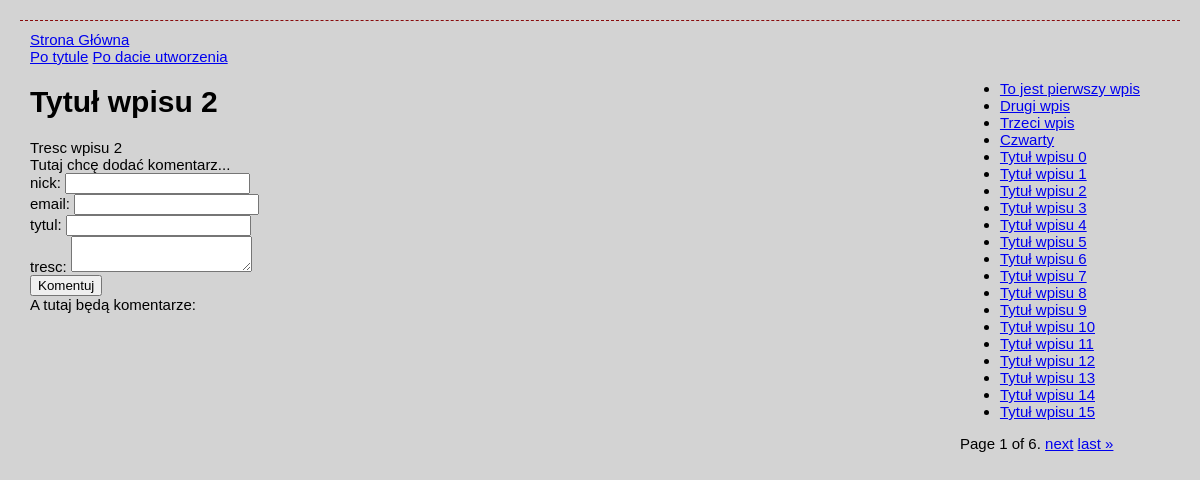
/blog/wpisy/7?page=, run on the app's committed database.
### blog/models.py (models this page shows, shortened)
class TimestampModel(models.Model):
    created = models.DateTimeField(auto_now_add=True)
    modified = models.DateTimeField(auto_now=True)
    class Meta:
        abstract = True

class Wpis(TimestampModel):
    tytul = models.CharField(max_length=200)
    tresc = models.TextField()
    tagi = models.ManyToManyField(Tag, blank=True)
    class Meta:
        verbose_name_plural = "Wpisy"

### blog/views.py (the view, shortened to what this page needs)
# urls.py: path('blog/wpisy/<id_wpisu>', details, name='szczegoly-wpisu'),
def details(request, id_wpisu):
    errors = ""
    wpis = Wpis.objects.get(pk=id_wpisu)
    tagi = wpis.tagi.all()
    wpisy = Wpis.objects.all()
    paginator = Paginator(wpisy, 20)  # pokaż 1 wpisie na stronie
    page = request.GET.get('page')
    wpisy = paginator.get_page(page)
    return render(
        request=request,
        template_name='blog/index.html',
        context={
            'wybrany_wpis': wpis,
            'wpisy': wpisy,
            'page': page,
            'tagi': tagi,
            'errors': errors
        }
    )

### blog/templates/blog/index.html (shortened to what this page needs)
{% extends 'base.html' %}
{% block lista_wpisow %}
<div class="filters">
    <a href="{% url 'wpisy-main' %}?orderby=tytul">Po tytule</a>
    <a href="{% url 'wpisy-main' %}?orderby=created">Po dacie utworzenia</a>
</div>
<div class="sidebar">
    <div class="lista_wpisow">
        <ul>
            {% for wpis in wpisy %}
            <li><a href="{% url 'szczegoly-wpisu' id_wpisu=wpis.id %}?page={{page}}">{{ wpis.tytul }}</a></li>
            {% endfor %}
        </ul>
    </div>
    <div class="pagination">
        <span class="step-links">
            <span class="current">
                Page {{ wpisy.number }} of {{ wpisy.paginator.num_pages }}.
            </span>
            {% if wpisy.has_next %}
                <a href="?page={{ wpisy.next_page_number }}">next</a>
                <a href="?page={{ wpisy.paginator.num_pages }}">last &raquo;</a>
            {% endif %}
        </span>
    </div>
</div>
{% endblock %}
{% block wpis %}
<div class="wpis">
    <h1>{{ wybrany_wpis.tytul }}</h1>
    <div class="tresc_wpisu">{{ wybrany_wpis.tresc }}</div>
</div>
Tutaj chcę dodać komentarz...
<form method="POST" action="{% url 'szczegoly-wpisu' id_wpisu=wybrany_wpis.id %}">
    nick: <input type="text" name="nick"><br>
    email: <input type="text" name="email"><br>
    tytul: <input type="text" name="tytul"><br>
    tresc: <textarea name="tresc"></textarea><br>
    <button type="submit">Komentuj</button>
</form>
A tutaj będą komentarze:
{% endblock %}

### blog/static/blog/style.css (style rules this page uses)
body { margin: 20px; padding: 10px; background-color: lightgray; font: 15px 'Trebuchet MS', Arial, Helvetica, sanf-serif; color: black; border-top: 1px #880a0b dashed; }
.sidebar { float: right; padding-right: 30px; }

### data on the page
Wpis: tytul "To jest pierwszy wpis"
Wpis: tytul "Drugi wpis"
Wpis: tytul "Trzeci wpis"
Wpis: tytul "Czwarty"
Wpis: tytul "Tytuł wpisu 0"
Wpis: tytul "Tytuł wpisu 1"
Wpis: tytul "Tytuł wpisu 2", tresc "Tresc wpisu 2"
Wpis: tytul "Tytuł wpisu 3"
Wpis: tytul "Tytuł wpisu 4"
Wpis: tytul "Tytuł wpisu 5"
Wpis: tytul "Tytuł wpisu 6"
Wpis: tytul "Tytuł wpisu 7"
Wpis: tytul "Tytuł wpisu 8"
Wpis: tytul "Tytuł wpisu 9"
Wpis: tytul "Tytuł wpisu 10"
Wpis: tytul "Tytuł wpisu 11"
Wpis: tytul "Tytuł wpisu 12"
Wpis: tytul "Tytuł wpisu 13"
Wpis: tytul "Tytuł wpisu 14"
Wpis: tytul "Tytuł wpisu 15"

### other printed values
{{ wpisy.number }} "1"
{{ wpisy.paginator.num_pages }} "6"
